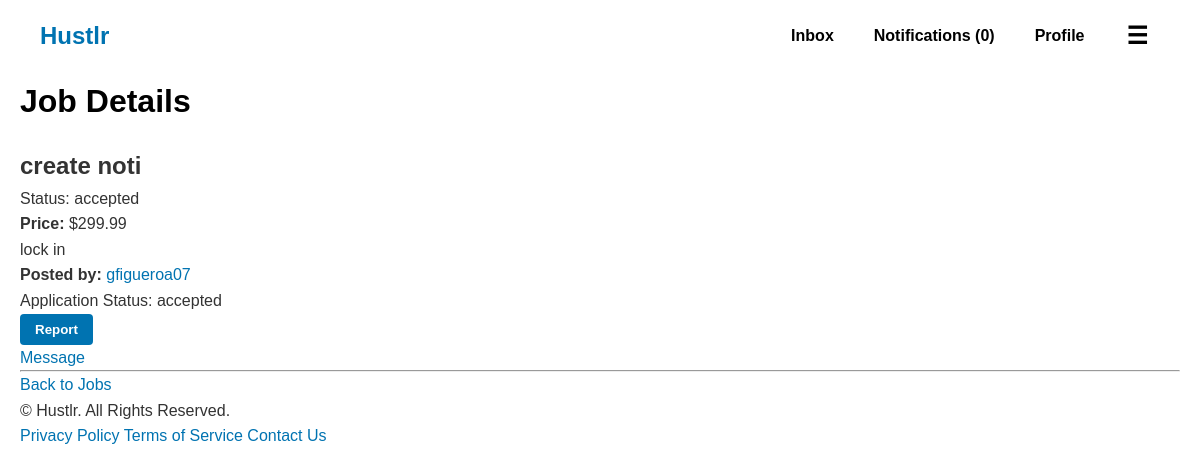
/job/26/details/ (signed in), run on the app's committed database.
### users/models.py (models this page shows, shortened)
class JobListing(models.Model):
    job_status = [
        ('OPEN', 'open'),
        ('PENDING', 'pending'),
        ('COMPLETED', 'completed'),
        ('CANCELLED', 'cancelled'),
    ]
    job_category = [
        ('landscaping','Landscaping'),
        ('cleaning','Cleaning'),
        ('garbage_removal','Garbage Removal'),
        ('automotive','Automotive'),
        ('handyman','Handyman'),
        ('other','Other'),
    ]
    category = models.CharField(max_length=50, choices=job_category, default='other')
    profile = models.ForeignKey(Profile, on_delete=models.CASCADE)
    price = models.FloatField(blank=False, default=0.0)
    title = models.TextField(max_length=200)
    description = models.CharField(max_length=800, blank=False)
    date = models.DateTimeField(auto_now_add=True)
    status = models.CharField(max_length=10, choices=job_status, default='open')
    images = models.ImageField(upload_to='job_pics/', blank=True, null=True)
    due_date = models.TextField(max_length=20, blank=True, null=True)

class JobApplication(models.Model):
    application_status = [
        ('pending', 'Pending'),
        ('accepted', 'Accepted'),
        ('rejected', 'Rejected'),
        ('withdrawn', 'Withdrawn'),
    ]
    job = models.ForeignKey(JobListing, on_delete=models.CASCADE, related_name='applications')
    applicant = models.ForeignKey(Profile, on_delete=models.CASCADE)
    message = models.TextField(blank=True, max_length=250)
    applied_at = models.DateTimeField(auto_now_add=True)
    status = models.CharField(max_length=10, choices=application_status, default='pending')

class Profile(models.Model):
    user = models.OneToOneField(User, on_delete=models.CASCADE)
    profile_name = models.CharField(max_length=30, unique=False, blank=True, null=False)
    profile_picture = models.ImageField(upload_to='profile_pics/', blank=True, null=True)
    location = models.TextField(blank=False)
    description = models.TextField(blank=True)
    avg_review_score = models.FloatField(default=0.0)
    skills = models.TextField(blank=True)
    resume = models.FileField(upload_to='resumes/', blank=True, null=True)
    def __str__(self):
        return self.user.username

### job_board/views.py (the view)
# urls.py: path('job/<int:job_id>/details/', views.job_details, name='job_details'),
def job_details(request, job_id):
    job = get_object_or_404(JobListing, id=job_id)
    application = None
    conversation = None
    if request.user.is_authenticated:
        if job.status == 'pending':
            conversation = Conversation.objects.filter(job=job).filter(
                Q(applicant=request.user) |
                Q(job__profile__user=request.user)
            ).first()
    if hasattr(request.user, 'profile'):
        application = JobApplication.objects.filter(
            job=job,
            applicant=request.user.profile
        ).first()
    return render(request, 'job_board/job_details.html', {
        'job': job,
        'application': application,
        'conversation': conversation
    })

### users/context_processors.py (called while the page is built)
def unread_messages(request):
    if request.user.is_authenticated:
        conversations = Conversation.objects.filter(
            messages__is_read=False
        ).exclude(messages__sender=request.user).distinct()
        count = conversations.count()
    else:
        count = 0
    return {'unread_count': count}

### job_board/templates/job_board/job_details.html (shortened to what this page needs)
{% extends 'job_board/base.html' %}
{% block content %}
<h1>Job Details</h1>
<h2>{{ job.title }}</h2>
{% if application %}
    <p>Status: {{ application.status }}</p>
{% endif %}
<p><strong>Price:</strong> ${{ job.price|floatformat:2 }}</p>
<p>{{ job.description }}</p>
<p>
    <strong>Posted by:</strong>
    <a href="{% url 'profile_detail' job.profile.id %}">
        {{ job.profile }}
    </a>
</p>
{% if not application %}
    <a href="{% url 'job_apply' job.id %}">Apply</a>
{% else %}
    <p>Application Status: {{ application.status }}</p>
{% endif %}
<form method="post" action="{% url 'job_report' job.id %}">
    <button type="submit">Report</button>
</form>
{% if conversation %}
    {% if request.user == conversation.applicant or request.user == conversation.job.profile.user %}
        <a href="{% url 'conversation_details' conversation.id %}">Message</a>
    {% endif %}
{% endif %}
<hr>
<a href="{% url 'home' %}">Back to Jobs</a>
{% endblock %}

### static/css/styles.css (style rules this page uses)
* { margin: 0; padding: 0; box-sizing: border-box; font-family: Arial, sans-serif; }
html { scroll-behavior: smooth; scroll-padding-top: 5rem; }
body { background-color: #ffffff; color: #333; line-height: 1.6; padding: 0 20px; padding-top: 1rem; position: relative; }
a { text-decoration: none; color: #0073b1; }
button { background-color: #0073b1; color: rgb(172, 172, 172); border: none; padding: 6px 12px; border-radius: 4px; cursor: pointer; font-weight: bold; text-decoration: none; transition: background 0.2s; }
form button, body a.button { background-color: #0073b1; color: white; border: none; padding: 6px 12px; border-radius: 4px; cursor: pointer; font-weight: bold; text-decoration: none; transition: background 0.2s; }
h1 { margin: 20px 0; color: #000000; }
form button[type="submit"] { padding: 8px 15px; }

### data on the page
JobListing: title "create noti", price "299.99", description "lock in", profile "gfigueroa07"
JobApplication: status "accepted"

### other printed values
{{ unread_count }} "0"
